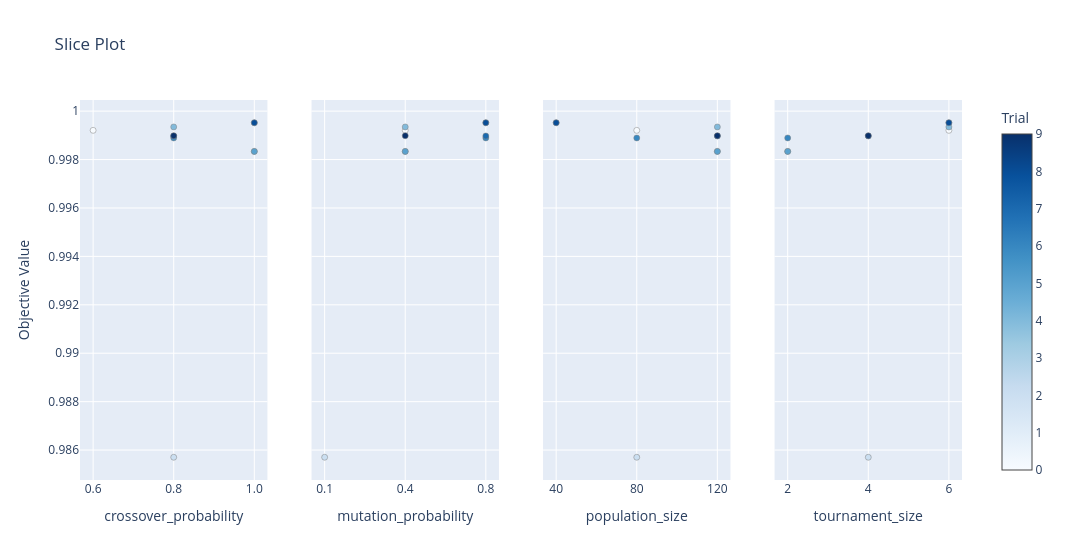

The notebook cell saved with this chart:
### Code cell
# Shows how each parameter relates to utility
plot_slice(study).show()

### Figure 1 — Plotly figure (JSON) as saved in the notebook; plotly's stock layout.template omitted (floating-point values rounded to 4 significant figures)
{"data": [{"marker": {"color": [0, 2, 4, 6, 7, 9, 1, 3, 5, 8], "colorbar": {"title": {"text": "Trial"}, "x": 1, "xpad": 40}, "colorscale": [[0, "rgb(247,251,255)"], [0.125, "rgb(222,235,247)"], [0.25, "rgb(198,219,239)"], [0.375, "rgb(158,202,225)"], [0.5, "rgb(107,174,214)"], [0.625, "rgb(66,146,198)"], [0.75, "rgb(33,113,181)"], [0.875, "rgb(8,81,156)"], [1, "rgb(8,48,107)"]], "line": {"color": "Grey", "width": 0.5}, "showscale": true}, "mode": "markers", "name": "Feasible Trial", "showlegend": false, "type": "scatter", "x": ["0.6", "0.8", "0.8", "0.8", "0.8", "0.8", "1.0", "1.0", "1.0", "1.0"], "xaxis": "x", "y": [0.9992, 0.9857, 0.9993, 0.9989, 0.999, 0.999, 0.9995, 0.9983, 0.9983, 0.9995], "yaxis": "y"}, {"marker": {"color": [2, 0, 3, 4, 5, 9, 1, 6, 7, 8], "colorbar": {"title": {"text": "Trial"}, "x": 1, "xpad": 40}, "colorscale": [[0, "rgb(247,251,255)"], [0.125, "rgb(222,235,247)"], [0.25, "rgb(198,219,239)"], [0.375, "rgb(158,202,225)"], [0.5, "rgb(107,174,214)"], [0.625, "rgb(66,146,198)"], [0.75, "rgb(33,113,181)"], [0.875, "rgb(8,81,156)"], [1, "rgb(8,48,107)"]], "line": {"color": "Grey", "width": 0.5}, "showscale": false}, "mode": "markers", "name": "Feasible Trial", "showlegend": false, "type": "scatter", "x": ["0.1", "0.4", "0.4", "0.4", "0.4", "0.4", "0.8", "0.8", "0.8", "0.8"], "xaxis": "x2", "y": [0.9857, 0.9992, 0.9983, 0.9993, 0.9983, 0.999, 0.9995, 0.9989, 0.999, 0.9995], "yaxis": "y2"}, {"marker": {"color": [1, 8, 0, 2, 6, 3, 4, 5, 7, 9], "colorbar": {"title": {"text": "Trial"}, "x": 1, "xpad": 40}, "colorscale": [[0, "rgb(247,251,255)"], [0.125, "rgb(222,235,247)"], [0.25, "rgb(198,219,239)"], [0.375, "rgb(158,202,225)"], [0.5, "rgb(107,174,214)"], [0.625, "rgb(66,146,198)"], [0.75, "rgb(33,113,181)"], [0.875, "rgb(8,81,156)"], [1, "rgb(8,48,107)"]], "line": {"color": "Grey", "width": 0.5}, "showscale": false}, "mode": "markers", "name": "Feasible Trial", "showlegend": false, "type": "scatter", "x": ["40", "40", "80", "80", "80", "120", "120", "120", "120", "120"], "xaxis": "x3", "y": [0.9995, 0.9995, 0.9992, 0.9857, 0.9989, 0.9983, 0.9993, 0.9983, 0.999, 0.999], "yaxis": "y3"}, {"marker": {"color": [3, 5, 6, 2, 7, 9, 0, 1, 4, 8], "colorbar": {"title": {"text": "Trial"}, "x": 1, "xpad": 40}, "colorscale": [[0, "rgb(247,251,255)"], [0.125, "rgb(222,235,247)"], [0.25, "rgb(198,219,239)"], [0.375, "rgb(158,202,225)"], [0.5, "rgb(107,174,214)"], [0.625, "rgb(66,146,198)"], [0.75, "rgb(33,113,181)"], [0.875, "rgb(8,81,156)"], [1, "rgb(8,48,107)"]], "line": {"color": "Grey", "width": 0.5}, "showscale": false}, "mode": "markers", "name": "Feasible Trial", "showlegend": false, "type": "scatter", "x": ["2", "2", "2", "4", "4", "4", "6", "6", "6", "6"], "xaxis": "x4", "y": [0.9983, 0.9983, 0.9989, 0.9857, 0.999, 0.999, 0.9992, 0.9995, 0.9993, 0.9995], "yaxis": "y4"}], "layout": {"title": {"text": "Slice Plot"}, "width": 1200, "xaxis": {"anchor": "y", "categoryarray": ["0.6", "0.8", "1.0"], "categoryorder": "array", "domain": [0, 0.2125], "title": {"text": "crossover_probability"}, "type": "category"}, "xaxis2": {"anchor": "y2", "categoryarray": ["0.1", "0.4", "0.8"], "categoryorder": "array", "domain": [0.2625, 0.475], "title": {"text": "mutation_probability"}, "type": "category"}, "xaxis3": {"anchor": "y3", "categoryarray": ["40", "80", "120"], "categoryorder": "array", "domain": [0.525, 0.7375], "title": {"text": "population_size"}, "type": "category"}, "xaxis4": {"anchor": "y4", "categoryarray": ["2", "4", "6"], "categoryorder": "array", "domain": [0.7875, 1], "title": {"text": "tournament_size"}, "type": "category"}, "yaxis": {"anchor": "x", "domain": [0, 1], "title": {"text": "Objective Value"}}, "yaxis2": {"anchor": "x2", "domain": [0, 1], "matches": "y", "showticklabels": false}, "yaxis3": {"anchor": "x3", "domain": [0, 1], "matches": "y", "showticklabels": false}, "yaxis4": {"anchor": "x4", "domain": [0, 1], "matches": "y", "showticklabels": false}}}
